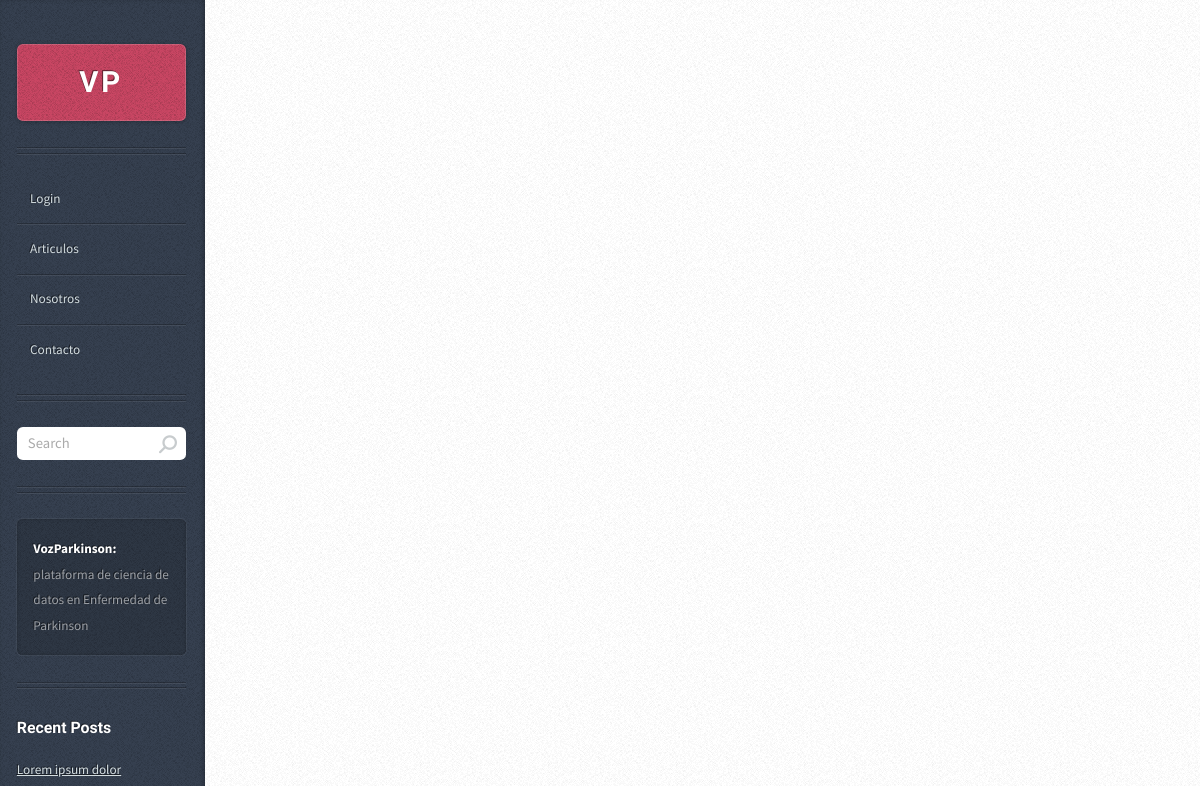
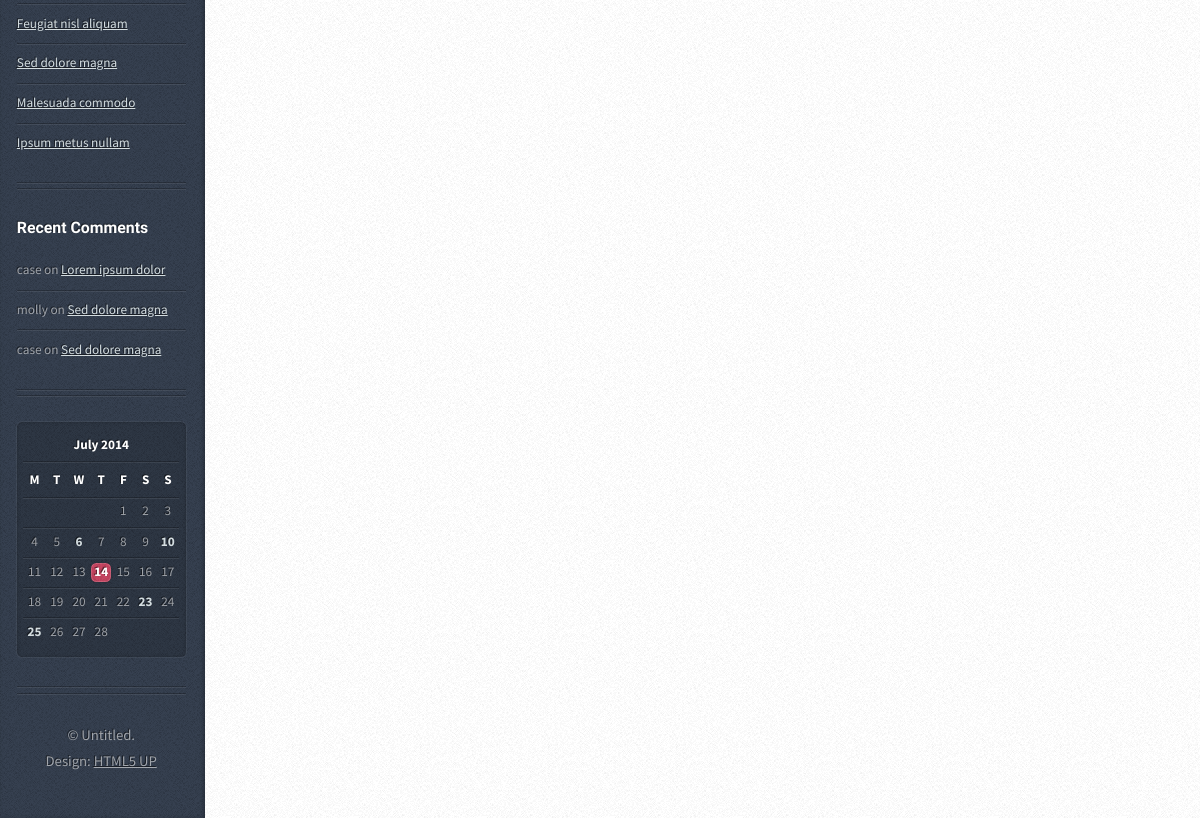
The page /articulo/ on the database as committed earlier (2 pictures, top to bottom).
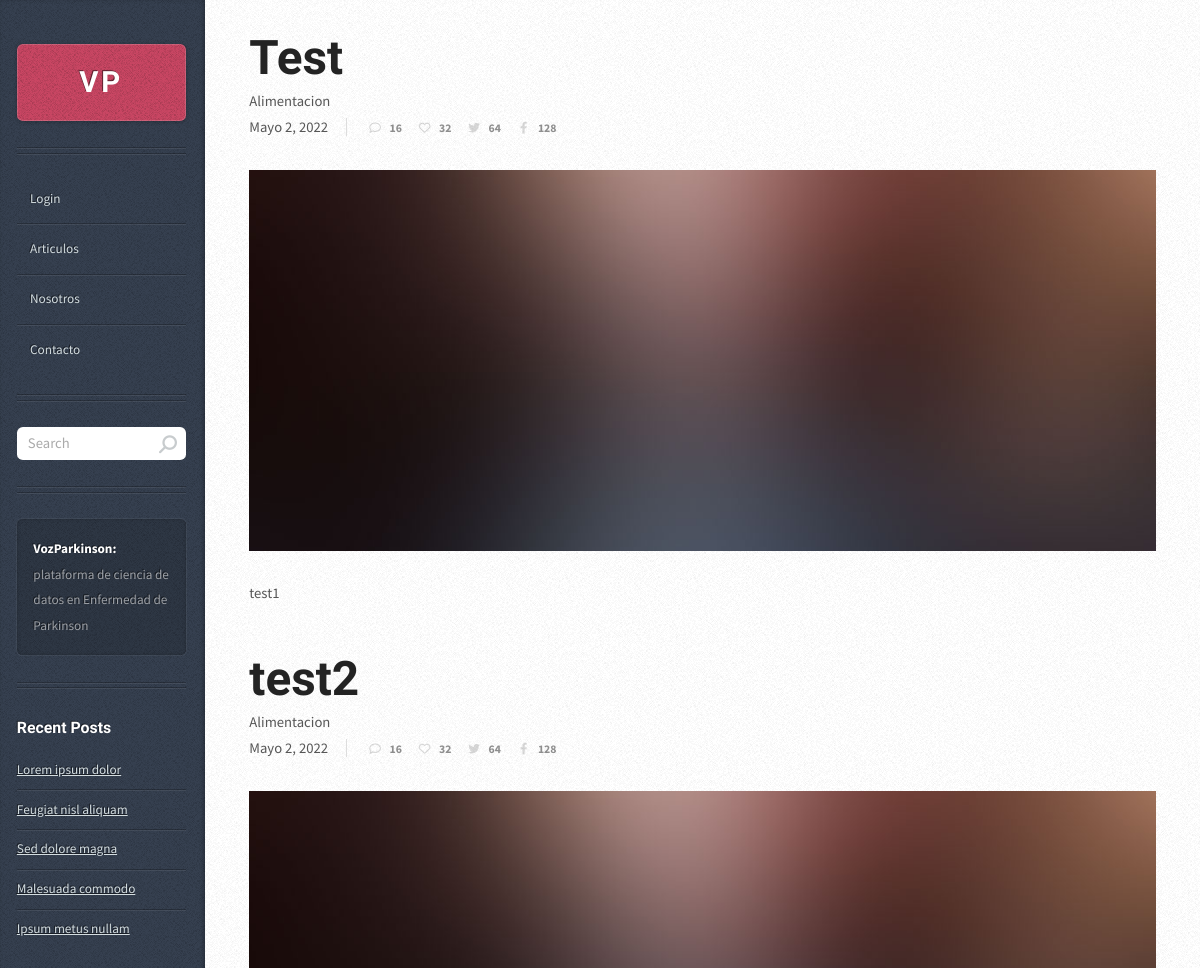
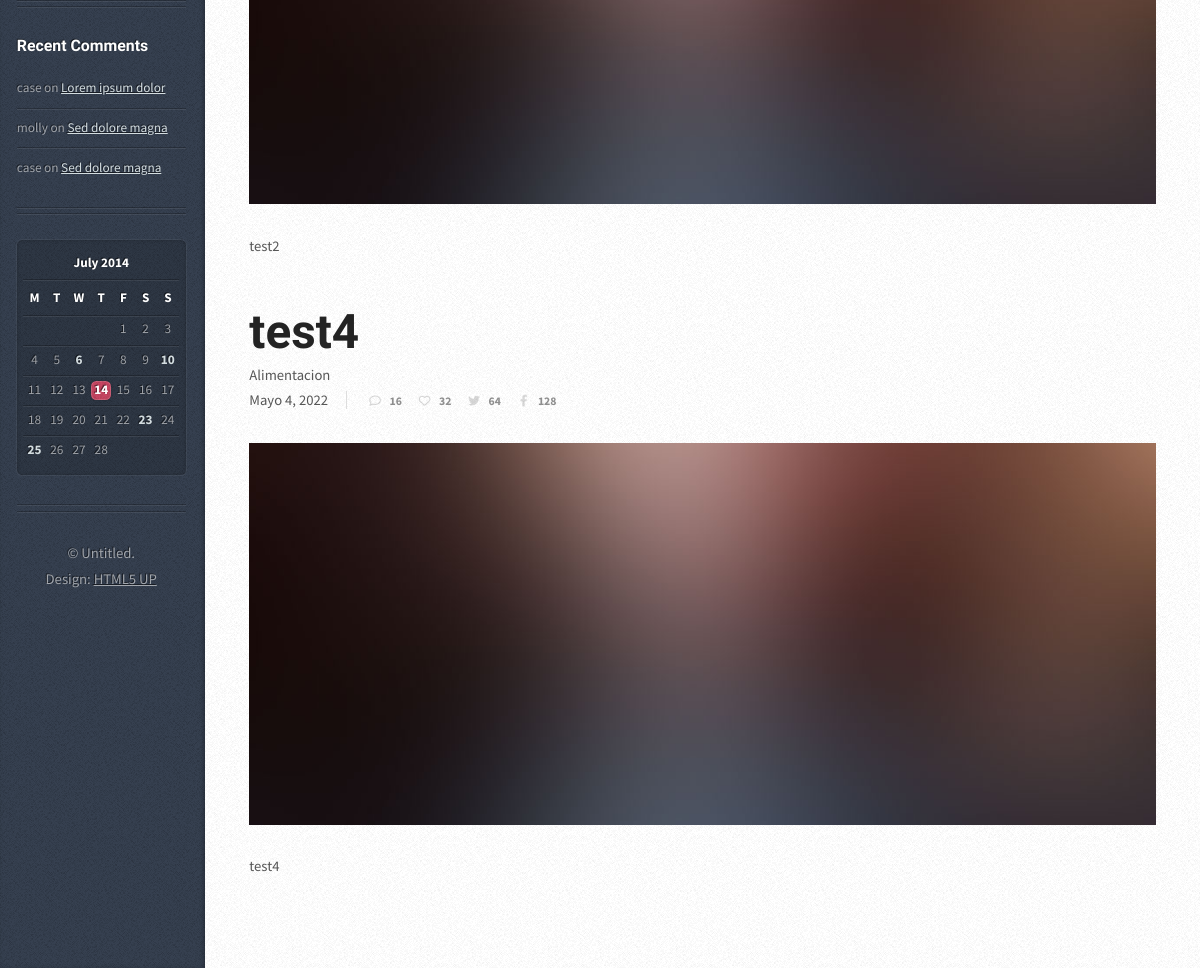
The same page on the database as committed later (2 pictures, top to bottom).
### app/models.py (models this page shows, shortened)
class Publicacion(models.Model):
    id_publicacion = models.AutoField(primary_key=True)
    titulo = models.CharField(max_length=50)
    fecha_publicacion = models.DateField()
    categoria = models.ForeignKey(CategoriaPublicacion, on_delete=models.PROTECT)
    autor = models.ForeignKey(User, on_delete=models.PROTECT, verbose_name="Autor")
    texto = models.TextField()
    imagen = models.ImageField(upload_to="publicacion", null=True)
    estado = models.IntegerField(choices=opciones_estado)
    class Meta:
        verbose_name = "Publicacion"
        verbose_name_plural = "Publicaciones"

class CategoriaPublicacion(models.Model):
    id = models.AutoField(primary_key=True)
    nombrecategoria = models.CharField(max_length=30, verbose_name="Nombre Categoria")
    descripcion = models.TextField()
    class Meta:
        verbose_name = "Categoria Publicacion"
        verbose_name_plural = "Categoria Publicaciones"
    def __str__(self):
        return self.nombrecategoria

### app/views.py (the view)
# urls.py: path('articulo/', articulos, name="articulos"),
def articulos(request):
    publicacion = Publicacion.objects.all()
    data = {
        'Publicacion' : publicacion
    }
    return render(request, 'app/articulos.html', data)

### app/templates/app/articulos.html
{% extends 'app/base.html' %}
{% block contenido %}
{% for p in Publicacion %}
{% if p.estado == 1 %}
<article class="box post post-excerpt">
        <h2><a href="#">{{p.titulo}}</a></h2>
        <p>{{p.categoria}}</p>
    <div class="info">
        <span class="date">{{p.fecha_publicacion}}
        <ul class="stats">
            <li><a href="#" class="icon fa-comment">16</a></li>
            <li><a href="#" class="icon fa-heart">32</a></li>
            <li><a href="#" class="icon brands fa-twitter">64</a></li>
            <li><a href="#" class="icon brands fa-facebook-f">128</a></li>
        </ul>
    </div>
    <a href="#" class="image featured"><img src={{p.imagen.url}} alt="" /></a>
    <p>
        {{p.texto}}
    </p>
</article>
{% endif %}
{% endfor %}
{% endblock %}

### app/templates/app/base.html (shortened to what this page needs)
<!DOCTYPE HTML>
<html>
	<head>
        {% load static %}
		<link rel="stylesheet" href="{% static 'app/css/main.css' %}" />
		<link rel="stylesheet" href="https://cdnjs.cloudflare.com/ajax/libs/font-awesome/6.1.1/css/all.min.css">
	</head>
	<body class="is-preload">
			<div id="content">
				<div class="inner">
					{% block contenido %}
                    {% endblock %}
				</div>
			</div>
			<div id="sidebar">
					<h1 id="logo"><a href="{% url 'home' %}">VP</a></h1>
					<nav id="nav">
						<ul>
							{% if user.is_authenticated %}
							<li class=""><a href="{% url 'logout' %}">
								@{{user.username}}
								<br>
								Cerrar sesion</a></li>
							{% else %}
							<li class=""><a href="{% url 'login' %}">Login</a></li>
							{% endif %}
							<li><a href="{% url 'articulos' %}">Articulos</a></li>
							<li><a href="{% url 'nosotros' %}">Nosotros</a></li>
							<li><a href="{% url 'contacto' %}">Contacto</a></li>
						</ul>
					</nav>
					<section class="box search">
						<form method="post" action="#">
							<input type="text" class="text" name="search" placeholder="Search" />
						</form>
					</section>
					<section class="box text-style1">
						<div class="inner">
							<p>
								<strong>VozParkinson:</strong> plataforma de ciencia de datos en Enfermedad de Parkinson
							</p>
						</div>
					</section>
					<section class="box recent-posts">
						<header>
							<h2>Recent Posts</h2>
						</header>
						<ul>
							<li><a href="#">Lorem ipsum dolor</a></li>
							<li><a href="#">Feugiat nisl aliquam</a></li>
							<li><a href="#">Sed dolore magna</a></li>
							<li><a href="#">Malesuada commodo</a></li>
							<li><a href="#">Ipsum metus nullam</a></li>
						</ul>
					</section>
					<section class="box recent-comments">
						<header>
							<h2>Recent Comments</h2>
						</header>
						<ul>
							<li>case on <a href="#">Lorem ipsum dolor</a></li>
							<li>molly on <a href="#">Sed dolore magna</a></li>
							<li>case on <a href="#">Sed dolore magna</a></li>
						</ul>
					</section>
					<section class="box calendar">
						<div class="inner">
							<table>
								<caption>July 2014</caption>
								<thead>
									<tr>
										<th scope="col" title="Monday">M</th>
										<th scope="col" title="Tuesday">T</th>
										<th scope="col" title="Wednesday">W</th>
										<th scope="col" title="Thursday">T</th>
										<th scope="col" title="Friday">F</th>
										<th scope="col" title="Saturday">S</th>
										<th scope="col" title="Sunday">S</th>
									</tr>
								</thead>
								<tbody>
									<tr>
										<td colspan="4" class="pad"><span>&nbsp;</span></td>
										<td><span>1</span></td>
										<td><span>2</span></td>
										<td><span>3</span></td>
									</tr>
									<tr>
										<td><span>4</span></td>
										<td><span>5</span></td>
										<td><a href="#">6</a></td>
										<td><span>7</span></td>
										<td><span>8</span></td>
										<td><span>9</span></td>
										<td><a href="#">10</a></td>
									</tr>
									<tr>
										<td><span>11</span></td>
										<td><span>12</span></td>
										<td><span>13</span></td>
										<td class="today"><a href="#">14</a></td>
										<td><span>15</span></td>
										<td><span>16</span></td>
										<td><span>17</span></td>
									</tr>
									<tr>
										<td><span>18</span></td>
										<td><span>19</span></td>
										<td><span>20</span></td>
										<td><span>21</span></td>
										<td><span>22</span></td>
										<td><a href="#">23</a></td>
										<td><span>24</span></td>
									</tr>
									<tr>
										<td><a href="#">25</a></td>
										<td><span>26</span></td>
										<td><span>27</span></td>
										<td><span>28</span></td>
										<td class="pad" colspan="3"><span>&nbsp;</span></td>
									</tr>
								</tbody>
							</table>
						</div>
					</section>
					<ul id="copyright">
						<li>&copy; Untitled.</li><li>Design: <a href="http://html5up.net">HTML5 UP</a></li>
					</ul>
			</div>
	</body>
</html>

Rows that differ between the two databases and show on the page:
added Publicacion: titulo "Test", categoria "Alimentacion", fecha_publicacion "Mayo 2, 2022", imagen (picture), texto "test1"
added Publicacion: titulo "test2", categoria "Alimentacion", fecha_publicacion "Mayo 2, 2022", imagen (picture), texto "test2"
added Publicacion: titulo "test4", categoria "Alimentacion", fecha_publicacion "Mayo 4, 2022", imagen (picture), texto "test4"
